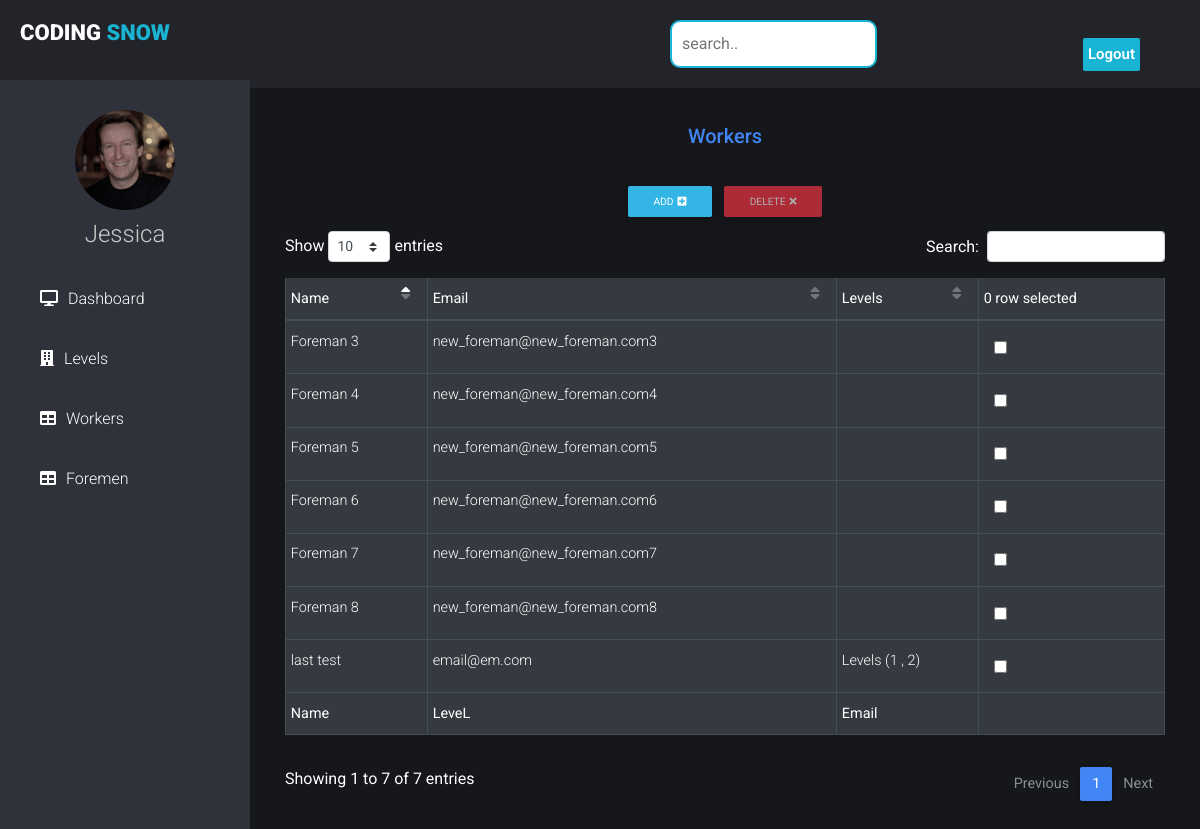
The page /engineer/foremen on the database as committed earlier.
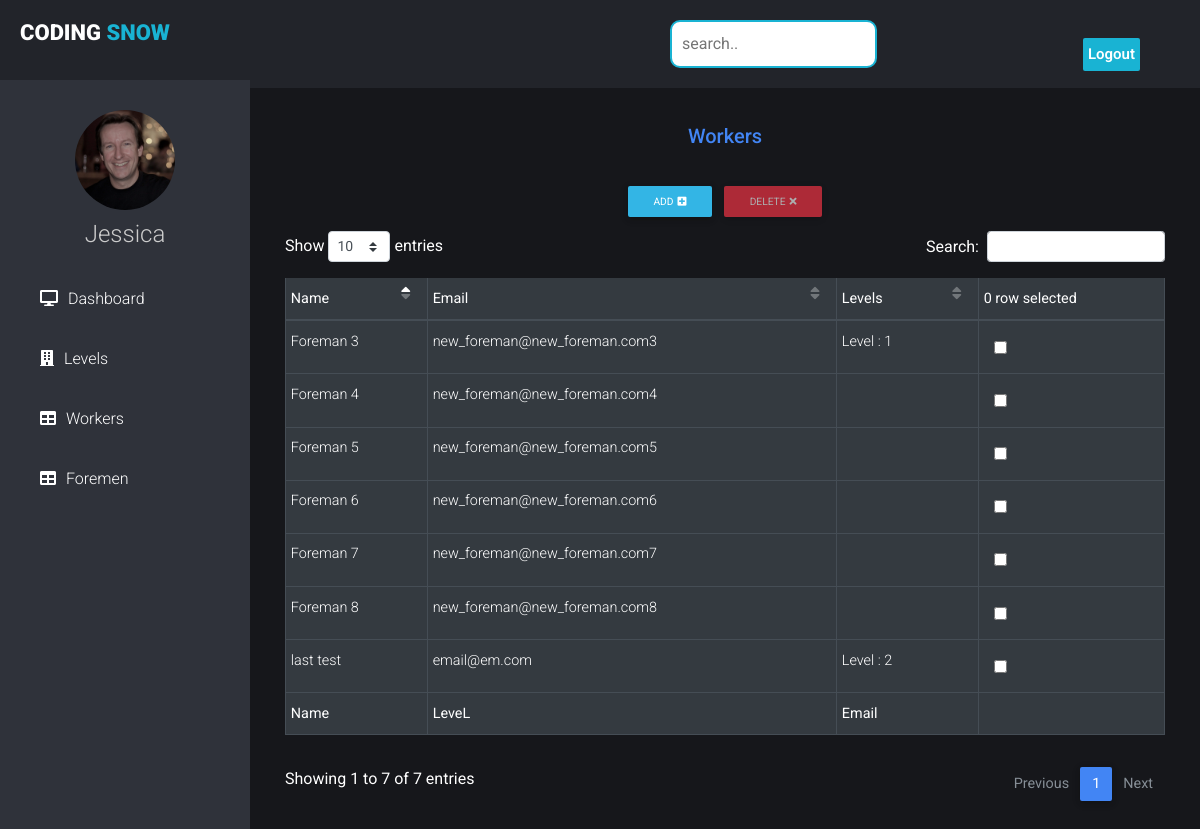
The same page on the database as committed later.
### accounts/models.py (models this page shows, shortened)
class User(AbstractUser):
    is_engineer = models.BooleanField(default=False)
    is_foreman = models.BooleanField(default=False)
    is_worker = models.BooleanField(default=False)
    type = models.CharField(max_length=10,choices=worker_choices,default='none')
    def levels(self):
        lis=[]
        for level in self.level_set.all():
            lis.append(str(level.name))
        if(len(lis)>1):
            return f"Levels ({' , '.join(lis)})"
        elif(len(lis)==1):
            return f"Level : {lis[0]}"
        else:
            return ""
    def full_name(self):
        return f'{self.first_name} {self.last_name}'

### tower/models.py (models this page shows, shortened)
class Level(models.Model):
    foreman = models.ForeignKey(User,on_delete=models.SET_NULL,null=True,blank=True)
    name = models.IntegerField()

### tower/views.py (the view)
# urls.py: path("engineer/foremen",engineer_foremen,name="engineer_foremen"),
def engineer_foremen(request):
    foremen = User.objects.filter(is_foreman = True);
    print("*"*100,len(foremen))
    return render(request,'engineer/foremen.html',{'foremen':foremen})

### templates/engineer/foremen.html (shortened to what this page needs)
{% extends 'engineer/base.html' %}
{% load static %}
{% block style %}
<link rel="stylesheet" href="https://use.fontawesome.com/releases/v5.11.2/css/all.css">
<link href="{% static 'css/datatables.min.css' %}" rel="stylesheet">
{% endblock %}
{% block content %}
  <div class="wrapper-editor">
    <div class="block my-4">
      <div class="d-flex justify-content-center">
        <p class="h5 text-primary createShowP">Workers</p>
      </div>
    </div>
    <div class="row d-flex justify-content-center modalWrapper">
      <div class="text-center">
        <a href="" class="btn add btn-info btn-rounded btn-sm" data-toggle="modal" data-target="#modalAdd">Add<i
            class="fas fa-plus-square ml-1"></i></a>
      </div>
      <div class="text-center">
        <button type='button' id='delete_button' class="btn btn-danger btn-sm btn-rounded buttonDelete" data-toggle="modal" data-target="#modalDelete"
          disabled>Delete<i class="fas fa-times ml-1"></i></a>
      </div>
    </div>
<div class="container">
<form action="{% url 'tower:delete_foreman' %}" method="POST" id='form'>
{% csrf_token %}
<table id="table" class="table table-bordered table-sm table-dark" cellspacing="0" width="100%">
  <thead>
    <tr>
      <th class="th-sm">Name</th>
      <th class="th-sm">Email</th>
      <th class="th-sm">Levels</th>
      <th class="th-sm"><span id='counter'>0</span> row selected</th>
    </tr>
  </thead>
  <tbody>
    {% for foreman in foremen %}
    <tr>
        <td>{{foreman.full_name}}</td>
        <td>{{foreman.email}}</td>
        <td>{{foreman.levels}}</td>
        <td>
          <input type="checkbox" name="id[]" value="{{foreman.id}}">
        </td>
    </tr>
    {% endfor %}
  </tbody>
  <tfoot>
    <tr>
      <th class="th-sm">Name</th>
      <th class="th-sm">LeveL</th>
      <th class="th-sm">Email</th>
      <th class="th-sm"></th>
    </tr>
  </tfoot>
</table>
</div>
{% endblock %}

Rows that differ between the two databases and show on the page:
changed through a linked row, User "Foreman 3": levels (not shown) → "Level : 1"
changed User "last test": levels "Levels (1 , 2)" → "Level : 2"
